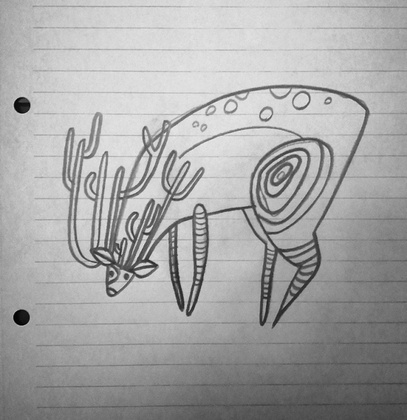
%> input picture FuriorLineRemove/paint/paint3.jpg, 407 x 420 px, shrunk from 1239 x 1280 before the run
$ octave FuriorLineRemove.m   (GNU Octave 9; MATLAB toolbox functions it lacks are replaced by stand-ins)
%> lines starting %> are read from the running program, lines starting %| are printed output that depends on the picture
clc;
clear all;
close all;

% amir shokri
% amirsh.nll@gmail.com

image = imread('paint/paint3.jpg');
%> image is the input picture: size 420x407x3 uint8; min 0, max 238, mean 166.3
image_size = size(image);
%> image_size = [420 407 3]

temp_image_size = size(image_size);
%> temp_image_size = [1 3]
if(temp_image_size(2) > 2)
    image = rgb2gray(image);
%> image: size 420x407 uint8
end

spec_orig = fft2(double(image));
spec_img = fftshift(spec_orig);

figure;
subplot(2,2,1);
imshow(image);
title('original image');

subplot(2,2,2);
spec_img_temp = log(1 + spec_img);
imshow(spec_img_temp,[]);
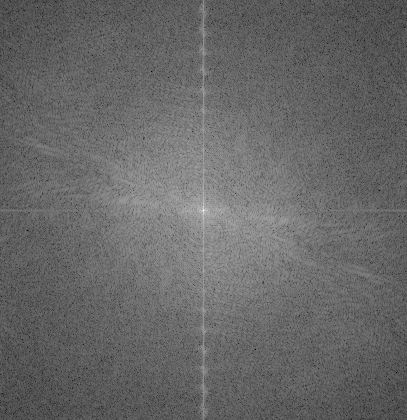
%> displayed picture: size 420x407, on the screen's scale of 0 to 255; min 0, max 255, mean 103.4
title('spectrum original image');

% [18 lines of commented-out code are left out]


for i = 1 : image_size(1)
    if(i > round(image_size(1) / 2 - 15) && i < round(image_size(1) / 2 + 15))
        continue;
    end
    for j = round(image_size(2) / 2 - 2) : round(image_size(2) / 2 + 2)
        spec_img(i,j) = 0;
    end
end

subplot(2,2,3);
ptnfx = ifft2(ifftshift(spec_img));
imshow(uint8(ptnfx));
%> (this line was passed over: imshow is not available in this run)
title('result image');

spec_orig = fft2(ptnfx);
spec_img = fftshift(spec_orig);

subplot(2,2,4);
spec_img = log(1 + spec_img);
imshow(spec_img,[]);
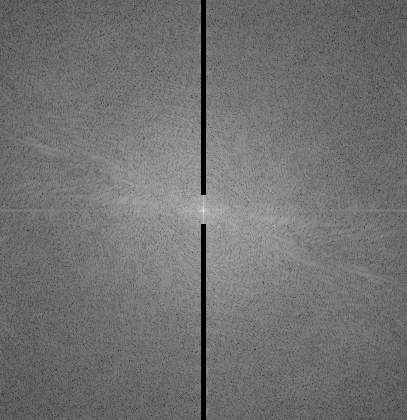
%> displayed picture: size 420x407, on the screen's scale of 0 to 255; min 0, max 255, mean 113.4
title('spectrum result image');
